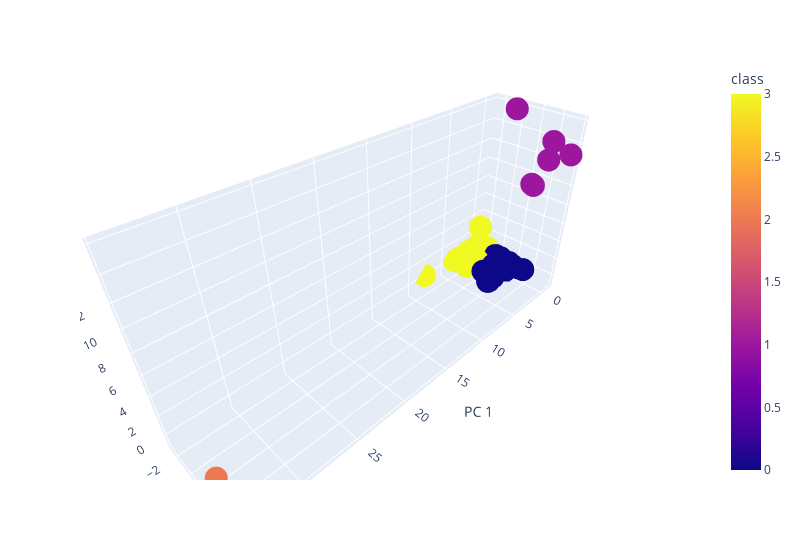

The cell this chart's notebook holds for it:
### Markdown cell above
### Deliverable 4: Visualizing Cryptocurrencies Results

#### 3D-Scatter with Clusters

### Code cell
# Creating a 3D-Scatter with the PCA data and the clusters
fig = px.scatter_3d(clustered_df, x="PC 1", y="PC 2", z="PC 3", hover_name="CoinName", hover_data=["Algorithm"], color="class", width=800)
fig.update_layout(legend=dict(x=0, y=1))
fig.show()

### Figure 1 — Plotly figure (JSON) as saved in the notebook; plotly's stock layout.template omitted (floating-point values rounded to 4 significant figures; data arrays with more than 128 entries replaced by an {"elided": "..."} marker saying what was removed)
{"data": [{"customdata": {"elided": "533x1 str values"}, "hovertemplate": "<b>%{hovertext}</b><br><br>PC 1=%{x}<br>PC 2=%{y}<br>PC 3=%{z}<br>Algorithm=%{customdata[0]}<br>class=%{marker.color}<extra></extra>", "hovertext": {"elided": "533 str values"}, "legendgroup": "", "marker": {"color": {"elided": "533 int values"}, "coloraxis": "coloraxis", "symbol": "circle"}, "mode": "markers", "name": "", "scene": "scene", "showlegend": false, "type": "scatter3d", "x": {"elided": "533 float values"}, "y": {"elided": "533 float values"}, "z": {"elided": "533 float values"}}], "layout": {"coloraxis": {"colorbar": {"title": {"text": "class"}}, "colorscale": [[0, "#0d0887"], [0.1111, "#46039f"], [0.2222, "#7201a8"], [0.3333, "#9c179e"], [0.4444, "#bd3786"], [0.5556, "#d8576b"], [0.6667, "#ed7953"], [0.7778, "#fb9f3a"], [0.8889, "#fdca26"], [1, "#f0f921"]]}, "legend": {"tracegroupgap": 0, "x": 0, "y": 1}, "margin": {"t": 60}, "scene": {"domain": {"x": [0, 1], "y": [0, 1]}, "xaxis": {"title": {"text": "PC 1"}}, "yaxis": {"title": {"text": "PC 2"}}, "zaxis": {"title": {"text": "PC 3"}}}, "width": 800}}
